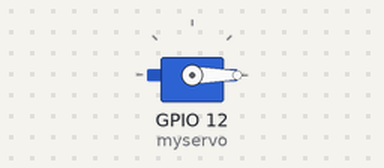
Recording of a sketch running on a simulated ESP32. On the bench: servo.

Above: at 0.05 s.
Timing chart, 0 to 4.6 s (numbered marks = the images above):
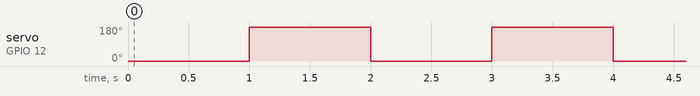

The sketch:

tes_servo_esp32.ino
```cpp
#include <ESP32Servo.h>
Servo myservo;

void setup() {
  myservo.attach(12); // pin servo pada pin 12 ESP32
}

void loop() {
  myservo.write(0);   // servo berada pada sudut 0 derajat
  delay(1000);        // jeda selama 1 detik
  myservo.write(180); // servo berada pada sudut 180 derajat
  delay(1000);        // jeda selama 1 detik
}
```

Measured:
- by itself, servo on GPIO 12 (myservo): alternates 180° for 1.0 s and 0° for 1.0 s
